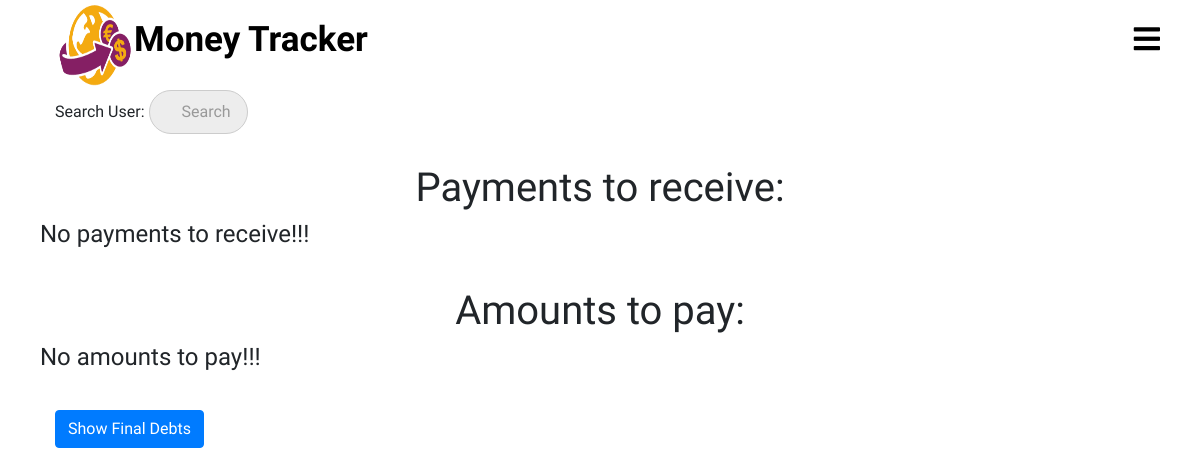
Before: /splitter/my_debts/ (signed in) with the older database file.
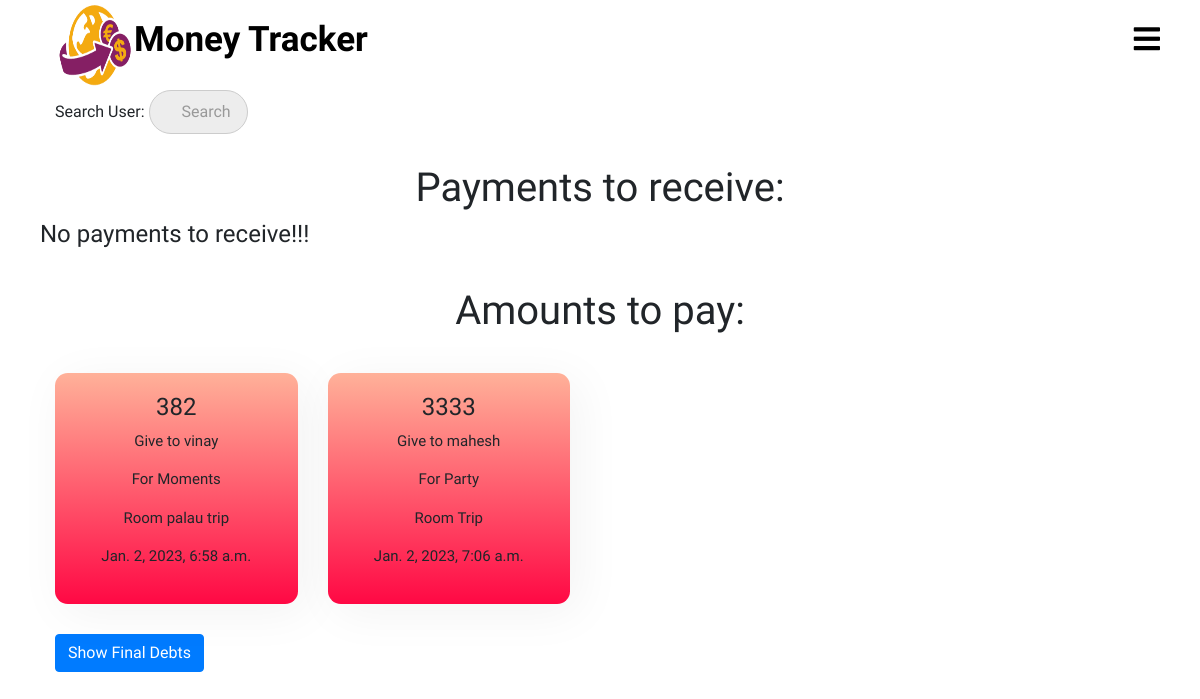
After: the same page with the newer database file.
### splitter/models.py (models this page shows, shortened)
class debt(models.Model):
    room = models.ForeignKey(room,on_delete = models.CASCADE, related_name = 'room_debts')
    transaction = models.ForeignKey(transaction, on_delete = models.CASCADE, related_name = 'transactions_debt')
    sender = models.ForeignKey(User, on_delete = models.CASCADE, related_name = 'transaction_sender')
    receiver = models.ForeignKey(User, on_delete= models.CASCADE, related_name = 'transaction_receiver')
    amount = models.IntegerField()

class User(AbstractUser):
    pass

class transaction(models.Model):
    room = models.ForeignKey(room, on_delete = models.CASCADE, related_name = 'room_transaction')
    amount = models.IntegerField()
    reason = models.CharField(max_length = 250)
    created_at = models.DateTimeField(auto_now=True)
    payer = models.ForeignKey(User, on_delete = models.CASCADE, related_name = 'transaction_payer')
    splitters = models.ManyToManyField(User, related_name = "transaction_members")

class room(models.Model):
    creater = models.ForeignKey(User,on_delete=models.CASCADE,related_name="creater")
    name = models.CharField(max_length=250)
    members = models.ManyToManyField(User,through="room_members")

### splitter/views.py (the view, shortened to what this page needs)
# urls.py: path('my_debts/',views.my_debts,name="my_debts"),
def my_debts(request):
    income = debt.objects.filter(receiver=request.user)
    expense = debt.objects.filter(sender=request.user)
    query = request.GET.get("q", None)
    return render(request,'splitter/my_debts.html',{'incomes':income,'expenses':expense})

### templates/splitter/my_debts.html (shortened to what this page needs)
{% extends 'splitter/base.html' %}
{% load static %}
{% block css %}
  <link rel="stylesheet" href="{% static 'css/mysearchbar.css' %}">
  <link rel="stylesheet" href="{% static 'css/my_debts.css' %}">
{% endblock %}
{% block content %}
<div class="container">
  <div class="my-debts-info">
    <form method='GET' action="{% url 'splitter:my_debts' %}">
      <p>Search User: <input type='search' name='q' placeholder='Search'></p>
    </form>
    <div class="my-debts-income">
      <h1>Payments to receive:</h1>
      <div class="row">
         {% if incomes.count == 0 %}
         <h4>No payments to receive!!!</h4>
        {% endif %}
      </div>
    </div>
    <div class="my-debts-expense">
      <h1>Amounts to pay:</h1>
      <div class="row">
        {% if expenses.count == 0 %}
        <h4>No amounts to pay!!!</h4>
        {% else %}
        {% for expense in expenses %}
        <div class="col-lg-3 col-md-4 col-sm-6 col-12">
          <div class="my-debts-expense-info">
            <h4>{{ expense.amount }}</h4>
            <p>Give to {{ expense.receiver.username }}</p>
            <p>For {{ expense.transaction.reason }}</p>
            <p>Room {{ expense.room.name }}</p>
            <p>{{ expense.transaction.created_at }}</p>
          </div>
        </div>
        {% endfor %}
        {% endif %}
      </div>
    </div>
    <a href="{% url 'splitter:final_settlements' %}" class="btn btn-primary final-debts-button">Show Final Debts</a>
  </div>
  </div>
{% endblock %}

### templates/splitter/base.html (shortened to what this page needs)
{% load static %}
<!DOCTYPE html>
<html lang="en" dir="ltr">
  <head>
    <link rel="stylesheet" href="https://stackpath.bootstrapcdn.com/bootstrap/4.5.0/css/bootstrap.min.css">
    <link rel="stylesheet" href="https://pro.fontawesome.com/releases/v5.10.0/css/all.css">
  	<link href="https://unpkg.com/aos@2.3.1/dist/aos.css" rel="stylesheet">
    <link rel="stylesheet" href="{% static 'css/home_page.css' %}">
    {% block css %}
    {% endblock %}
    {% load bootstrap4 %}
    {% bootstrap_css %}
  </head>
  <body>
    <nav>
      <label for="check" class="checkbtn">
        <i class="fas fa-bars"></i>
      </label>
      <a href="{% url 'home' %}">
      <label class="logoimg"> <img src="{% static 'images/money-transfer-icon-17.png' %}" alt=""> </label>
      <label class="logo">Money Tracker</label>
      </a>
    </nav>
    {% block content %}
    {% endblock %}
    </body>
</html>

### static/css/home_page.css (style rules this page uses)
body { margin: 0; box-sizing: border-box; }
* { padding: 0; margin: 0; text-decoration: none; list-style: none; box-sizing: border-box; font-family: 'Merienda One', cursive; }
body,html { overflow-x: hidden; }
nav { background: white; position: sticky; height: 80px; width: 100%; color: white; top: 0; z-index: 100; margin: 0px; }
label.logo { vertical-align: top; font-size: 35px; line-height: 80px; font-weight: bold; color: black; margin: 0; }
label.logoimg { margin-left: 20px; margin-right: 10px; }
label.logoimg img { height: 90px; width: 150px; }
.checkbtn { font-size: 30px; color: black; float: right; line-height: 80px; margin-right: 40px; cursor: pointer; display: none; }
.logoimg { height: 100px; width: 100px; }
@media only screen and (max-width: 1350px) { .checkbtn { display: block; } }

### static/css/my_debts.css (style rules this page uses)
* { margin: 0; padding: 0; }
body,html { margin: 0px; padding: 0; }
.my-debts-info { margin: 0; margin-bottom: 20px; padding: 10px; }
.my-debts-info .my-debts-income { text-align: center; margin: 30px 0px; justify-content: center; }
.my-debts-info .my-debts-expense { text-align: center; margin: 30px 0px; justify-content: center; }
.my-debts-info .my-debts-income .row { width: 100%; }
.my-debts-info .my-debts-expense .row { width: 100%; }
.my-debts-expense-info { margin-top: 30px; padding: 20px; box-shadow: .5rem .5rem 3rem 1px rgba(0,0,0,.05); background-image: linear-gradient(to top, #ff0844 0%, #ffb199 100%); border-radius: .8rem; text-align: center; font-size: 15px; }

Changed rows visible on the page:
added debt: amount "382", receiver.username "vinay", transaction.reason "Moments", room.name "palau trip", transaction.created_at "Jan. 2, 2023, 6:58 a.m."
added debt: amount "3333", receiver.username "mahesh", transaction.reason "Party", room.name "Trip", transaction.created_at "Jan. 2, 2023, 7:06 a.m."
Other visible differences:
text no longer shown: "No amounts to pay!!!"
